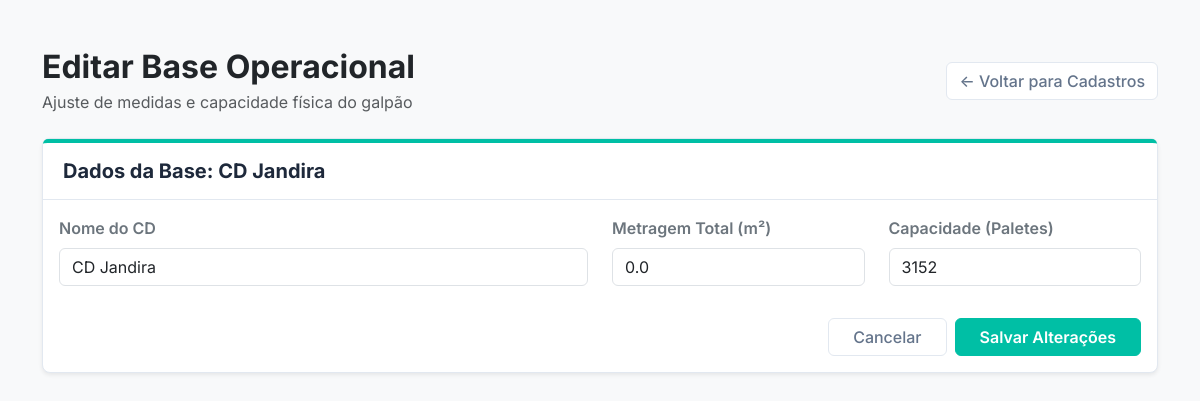
Before: /editar_cd/1 (signed in) with the older database file.
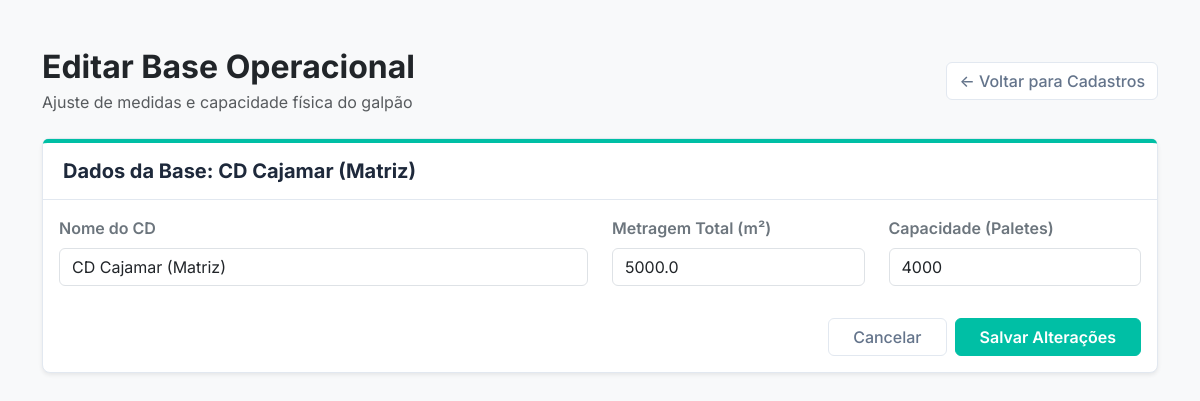
After: the same page with the newer database file.
### app.py (models this page shows)
class CentroDistribuicao(db.Model):
    id = db.Column(db.Integer, primary_key=True)
    nome = db.Column(db.String(100), nullable=False)
    metragem = db.Column(db.Float, nullable=False)
    capacidade_paletes = db.Column(db.Integer, nullable=False)

### app.py (the view)
@app.route('/editar_cd/<int:cd_id>', methods=['GET', 'POST'])
@login_required
def editar_cd(cd_id):
    cd_atual = CentroDistribuicao.query.get_or_404(cd_id)
    if request.method == 'POST':
        cd_atual.nome = request.form.get('nome_cd')
        cd_atual.metragem = float(request.form.get('metragem_m2') or 0)
        cd_atual.capacidade_paletes = int(request.form.get('capacidade_paletes') or 0)
        db.session.commit()
        return redirect(url_for('tela_cadastro'))
    return render_template('editar_cd.html', cd=cd_atual)

### auth.py (called while the page is built, shortened)
def inicializar_auth(app, db, login_manager):
    global UsuarioModel
    class Usuario(UserMixin, db.Model):
        __tablename__ = 'usuario'
        id = db.Column(db.Integer, primary_key=True)
        email = db.Column(db.String(120), unique=True, nullable=False)
        nome = db.Column(db.String(100), nullable=False)
        senha_hash = db.Column(db.String(256), nullable=False)
    UsuarioModel = Usuario
    @login_manager.user_loader
    def carregar_usuario(user_id):
        return UsuarioModel.query.get(int(user_id))
    return UsuarioModel

### templates/editar_cd.html (shortened to what this page needs)
<!DOCTYPE html>
<html lang="pt-br">
  <head>
    <link
      href="https://cdn.jsdelivr.net/npm/bootstrap@5.3.0/dist/css/bootstrap.min.css"
      rel="stylesheet"
    />
    <link
      rel="stylesheet"
      href="{{ url_for('static', filename='css/style.css') }}"
    />
  </head>
  <body class="bg-light">
    <div class="container mt-5">
      <div class="d-flex justify-content-between align-items-center mb-4">
        <div>
          <h2 class="fw-bold text-dark mb-1">Editar Base Operacional</h2>
          <span class="text-muted"
            >Ajuste de medidas e capacidade física do galpão</span
          >
        </div>
        <a href="/cadastro" class="btn btn-outline-secundaria"
          >← Voltar para Cadastros</a
        >
      </div>
      <div class="card shadow-sm">
        <div class="card-header card-header-clean">
          <h5>Dados da Base: {{ cd.nome }}</h5>
        </div>
        <div class="card-body">
          <form method="POST">
            <div class="row">
              <div class="col-md-6 mb-3">
                <label class="form-label fw-semibold text-secondary"
                  >Nome do CD</label
                >
                <input
                  type="text"
                  class="form-control"
                  name="nome_cd"
                  value="{{ cd.nome }}"
                  required
                />
              </div>
              <div class="col-md-3 mb-3">
                <label class="form-label fw-semibold text-secondary"
                  >Metragem Total (m²)</label
                >
                <input
                  type="number"
                  step="0.1"
                  class="form-control"
                  name="metragem_m2"
                  value="{{ cd.metragem }}"
                />
              </div>
              <div class="col-md-3 mb-3">
                <label class="form-label fw-semibold text-secondary"
                  >Capacidade (Paletes)</label
                >
                <input
                  type="number"
                  class="form-control"
                  name="capacidade_paletes"
                  value="{{ cd.capacidade_paletes }}"
                />
              </div>
            </div>
            <div class="d-flex justify-content-end gap-2 mt-3">
              <a href="/cadastro" class="btn btn-outline-secundaria px-4"
                >Cancelar</a
              >
              <button type="submit" class="btn btn-empresa px-4">
                Salvar Alterações
              </button>
            </div>
          </form>
        </div>
      </div>
    </div>
  </body>
</html>

Changed rows visible on the page:
changed CentroDistribuicao: nome "CD Jandira" → "CD Cajamar (Matriz)"; nome_cd "CD Jandira" → "CD Cajamar (Matriz)"; metragem_m2 "0.0" → "5000.0"; capacidade_paletes "3152" → "4000"
